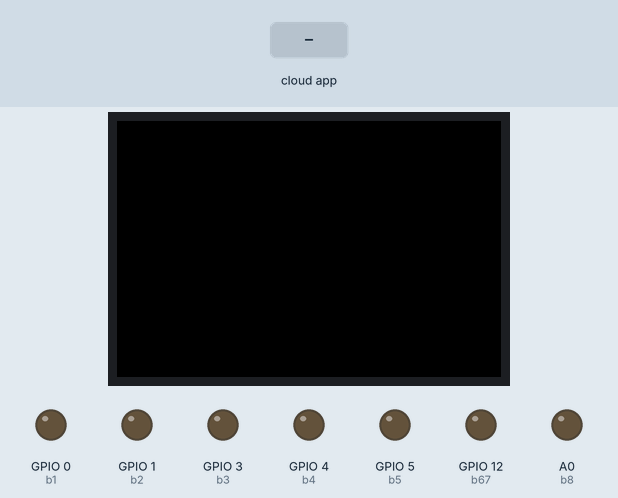
Bench run of a sketch on a simulated ESP8266 (NodeMCU). Shown: 96×64 colour display, output pins drawn as LEDs (lit = HIGH). Inputs (shaded band) come from the test bench. WiFi joins after 1.5 s; servers stay silent unless stated; no MQTT or app messages arrive unless stated; what the sketch prints to the serial monitor is not drawn.

Above: at 2.8 s.
2.9 s: the phone or cloud app sets CO2 to 0
At 3.4 s:
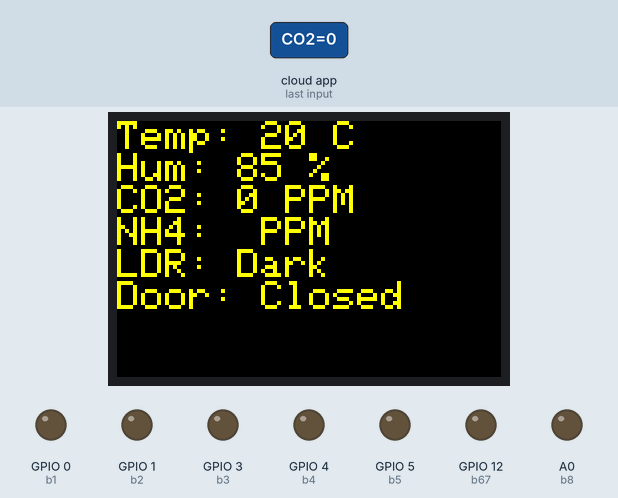
4.4 s: the phone or cloud app sets NH4 to 0
At 5.6 s:
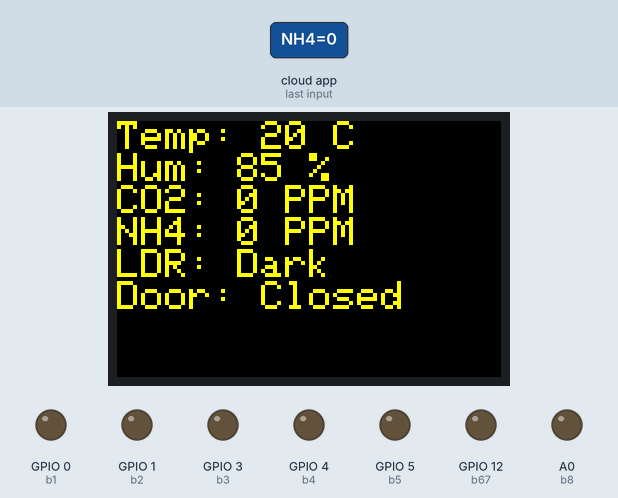
5.9 s: the phone or cloud app sets CO2 to 1
At 6.7 s:
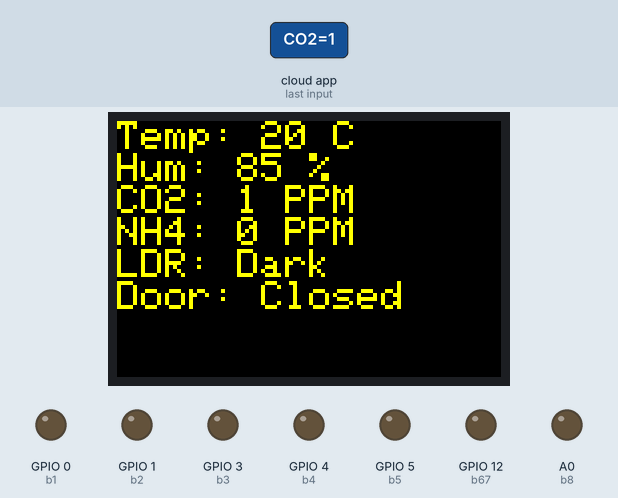
7.4 s: the phone or cloud app sets NH4 to 1
At 18.4 s:
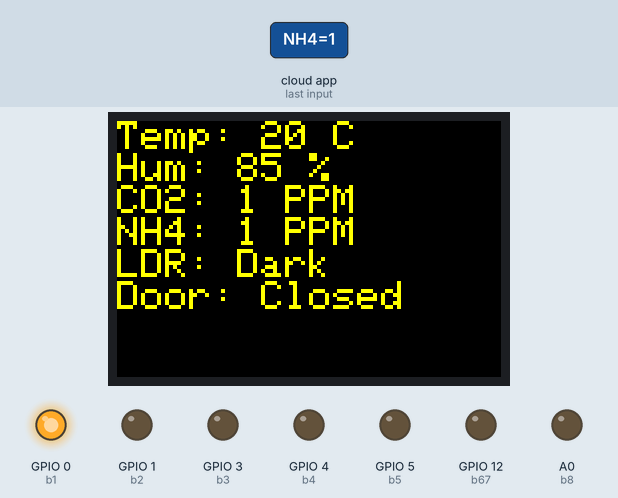
Timing chart, 0 to 18.9 s (numbered marks = the images above; inputs shaded):
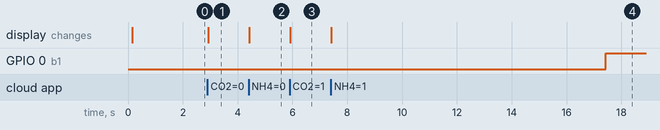

The sketch:

mqtt_esp8266.ino
```cpp
#include <ESP8266WiFi.h>
#include "Adafruit_MQTT.h"
#include "Adafruit_MQTT_Client.h"
#include <SPI.h>
#include <Adafruit_GFX.h>
#include <Adafruit_SSD1331.h>


// for OLED screen
// You can use any (4 or) 5 pins
#define sclk 14
#define mosi 13
#define cs   15
#define rst  2
#define dc   16

// For bar segment
#define b1   0
#define b2   1
#define b3   3
#define b4   4
#define b5   5
#define b67  12
#define b8   17

// Color definitions
#define BLACK            0x0000
#define BLUE             0x001F
#define RED              0xF800
#define GREEN            0x07E0
#define CYAN             0x07FF
#define MAGENTA          0xF81F
#define YELLOW           0xFFE0
#define WHITE            0xFFFF

Adafruit_SSD1331 display = Adafruit_SSD1331(&SPI, cs, dc, rst);

/************************* WiFi Access Point *********************************/

#define WLAN_SSID       "set_yours"
#define WLAN_PASS       "set_yours"

/************************* Adafruit.io Setup *********************************/

#define AIO_SERVER      "io.adafruit.com"
#define AIO_SERVERPORT  1883                   // use 8883 for SSL
#define AIO_USERNAME    "set_yours"
#define AIO_KEY         "set_yours"

/************ Global State (you don't need to change this!) ******************/

// Create an ESP8266 WiFiClient class to connect to the MQTT server.
WiFiClient client;
// or... use WiFiClientSecure for SSL
//WiFiClientSecure client;

// Setup the MQTT client class by passing in the WiFi client and MQTT server and login details.
Adafruit_MQTT_Client mqtt(&client, AIO_SERVER, AIO_SERVERPORT, AIO_USERNAME, AIO_KEY);

/****************************** Feeds ***************************************/

// Setup a feeds for publishing.
// Notice MQTT paths for AIO follow the form: <username>/feeds/<feedname>
Adafruit_MQTT_Publish temp_led = Adafruit_MQTT_Publish(&mqtt, AIO_USERNAME "/feeds/temp_led");
Adafruit_MQTT_Publish door_led = Adafruit_MQTT_Publish(&mqtt, AIO_USERNAME "/feeds/door_led");

// Setup a feed called 'onoff' for subscribing to changes.
Adafruit_MQTT_Subscribe temp = Adafruit_MQTT_Subscribe(&mqtt, AIO_USERNAME "/feeds/temperature");
Adafruit_MQTT_Subscribe hum  = Adafruit_MQTT_Subscribe(&mqtt, AIO_USERNAME "/feeds/humidity");
Adafruit_MQTT_Subscribe door = Adafruit_MQTT_Subscribe(&mqtt, AIO_USERNAME "/feeds/door");
Adafruit_MQTT_Subscribe CO2  = Adafruit_MQTT_Subscribe(&mqtt, AIO_USERNAME "/feeds/CO2");
Adafruit_MQTT_Subscribe NH4  = Adafruit_MQTT_Subscribe(&mqtt, AIO_USERNAME "/feeds/NH4");
Adafruit_MQTT_Subscribe LDR  = Adafruit_MQTT_Subscribe(&mqtt, AIO_USERNAME "/feeds/LDR");
Adafruit_MQTT_Subscribe PPM  = Adafruit_MQTT_Subscribe(&mqtt, AIO_USERNAME "/feeds/PPM");


/*************************** Sketch Code ************************************/

// Bug workaround for Arduino 1.6.6, it seems to need a function declaration
// for some reason (only affects ESP8266, likely an arduino-builder bug).
void MQTT_connect();

void setup() {
  Serial.begin(115200);
  delay(10);
  display.begin();
  pinMode(b1, OUTPUT);
  pinMode(b2, OUTPUT);
  pinMode(b3, OUTPUT);
  pinMode(b4, OUTPUT);
  pinMode(b5, OUTPUT);
  pinMode(b67, OUTPUT);
  pinMode(b8, OUTPUT);

  Serial.println(F("Adafruit MQTT demo"));

  // Connect to WiFi access point.
  Serial.println(); Serial.println();
  Serial.print("Connecting to ");
  Serial.println(WLAN_SSID);

  WiFi.begin(WLAN_SSID, WLAN_PASS);
  while (WiFi.status() != WL_CONNECTED) {
    delay(500);
    Serial.print(".");
  }
  Serial.println();

  Serial.println("WiFi connected");
  Serial.println("IP address: "); Serial.println(WiFi.localIP());

  // Setup MQTT subscription for onoff feed.
  // mqtt.subscribe(&temp);
  // mqtt.subscribe(&hum);
  // mqtt.subscribe(&door);
  mqtt.subscribe(&CO2);
  mqtt.subscribe(&NH4);
  mqtt.subscribe(&PPM);
  mqtt.subscribe(&LDR);
}

int d = 0;
void loop() {
  MQTT_connect();

  /*if(atoi((char *)door.lastread)==0){
    d = !d;
    door_led.publish(d);
  }*/

  Adafruit_MQTT_Subscribe *subscription;
  while ((subscription = mqtt.readSubscription(10000))) {
    display.fillScreen(BLACK);
    display.setCursor(0, 0);
    display.setTextColor(YELLOW);
    display.setTextSize(1);
    display.print("Temp: "); display.print(20/*(char *)temp.lastread*/);display.println(" C");
    display.print("Hum: "); display.print(85/*(char *)hum.lastread*/); display.println(" %");
    display.print("CO2: "); display.print((char *)CO2.lastread); display.println(" PPM");
    display.print("NH4: "); display.print((char *)NH4.lastread); display.println(" PPM");
    display.print("LDR: ");

    if (atoi((char *)LDR.lastread) < 40) {
    display.println("Dark");
    } else if (atoi((char *)LDR.lastread) < 800) {
    display.println("Dim");
    } else if (atoi((char *)LDR.lastread) < 2000) {
    display.println("Light");
    } else {
    display.println("Bright");
    }

    if(d==0) {
      display.print("Door: "); display.println("Closed");
    } else {
      display.print("Door: "); display.println("Opened");
    }
  }

  if (atoi((char *)PPM.lastread) < 400) {
    digitalWrite(b1, HIGH);
    digitalWrite(b2, LOW);
    digitalWrite(b3, LOW);
    digitalWrite(b4, LOW);
    digitalWrite(b5, LOW);
    digitalWrite(b67, LOW);
    digitalWrite(b8, LOW);
  } else if (atoi((char *)PPM.lastread) < 750) {
    digitalWrite(b1, HIGH);
    digitalWrite(b2, HIGH);
    digitalWrite(b3, HIGH);
    digitalWrite(b4, LOW);
    digitalWrite(b5, LOW);
    digitalWrite(b67, LOW);
    digitalWrite(b8, LOW);
  } else if (atoi((char *)PPM.lastread) < 1200) {
    digitalWrite(b1, HIGH);
    digitalWrite(b2, HIGH);
    digitalWrite(b3, HIGH);
    digitalWrite(b4, HIGH);
    digitalWrite(b5, HIGH);
    digitalWrite(b67, LOW);
    digitalWrite(b8, LOW);
  } else {
    digitalWrite(b1, HIGH);
    digitalWrite(b2, HIGH);
    digitalWrite(b3, HIGH);
    digitalWrite(b4, HIGH);
    digitalWrite(b5, HIGH);
    digitalWrite(b67, HIGH);
    digitalWrite(b8, HIGH);
  }
  /*if(atoi((char *)temp.lastread)>19){
    temp_led.publish("on");
  }
  else{
    temp_led.publish("off");
  }*/
  delay(10000);

}

// Function to connect and reconnect as necessary to the MQTT server.
// Should be called in the loop function and it will take care if connecting.
void MQTT_connect() {
  int8_t ret;

  // Stop if already connected.
  if (mqtt.connected()) {
    return;
  }

  Serial.print("Connecting to MQTT... ");

  uint8_t retries = 3;
  while ((ret = mqtt.connect()) != 0) { // connect will return 0 for connected
       Serial.println(mqtt.connectErrorString(ret));
       Serial.println("Retrying MQTT connection in 5 seconds...");
       mqtt.disconnect();
       delay(5000);  // wait 5 seconds
       retries--;
       if (retries == 0) {
         // basically die and wait for WDT to reset me
         while (1);
       }
  }
  Serial.println("MQTT Connected!");
}
```

Measured:
- after the input at 2.9 s, the display: changes at once (image 1)
- after the input at 4.4 s, the display: changes at once (image 2)
- after the input at 5.9 s, the display: changes at once (image 3)
- after the input at 7.4 s, GPIO 0 (b1): LOW → HIGH after 10.0 s instead of 8.5 s; the display: changes at once (image 4)
